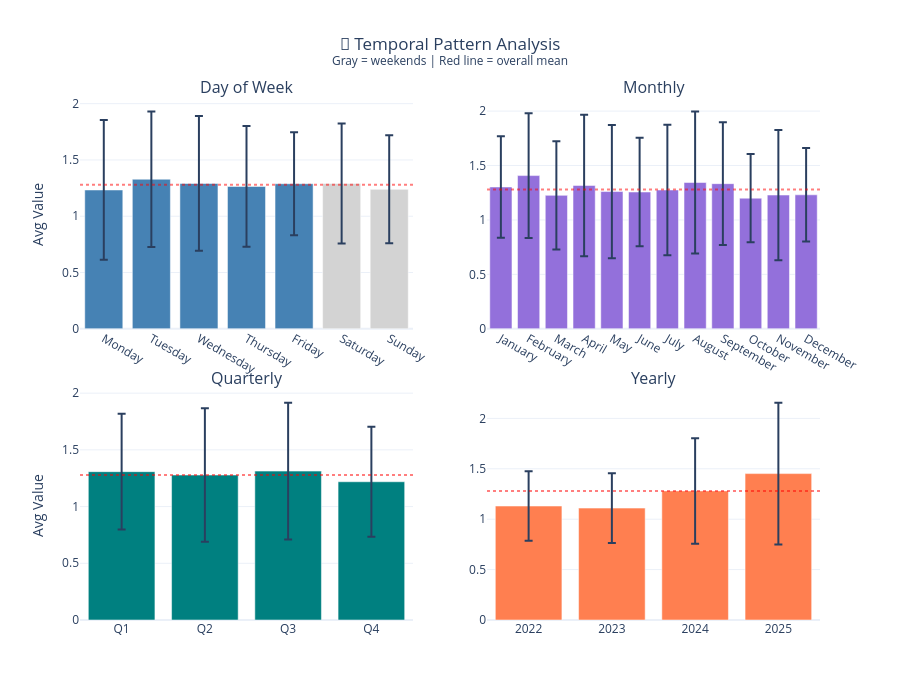

The cell this chart's notebook holds for it:
### Markdown cell above
## 1c.6 Seasonality Detection

**📖 Understanding Seasonality:**
- **Weekly** (period=7): Higher activity on certain days
- **Monthly** (period~30): End-of-month patterns, billing cycles
- **Quarterly** (period~90): Business cycles, seasonal products

**📊 Interpreting Strength (Autocorrelation):**

Strength measures how well values at a given lag correlate with current values.

| Strength | Interpretation | Random Data Baseline |
|----------|----------------|---------------------|
| 0.0 | No pattern (random noise) | ≈ 0.0 |
| 0.1–0.3 | Weak pattern | Barely above random |
| 0.3–0.5 | Moderate pattern | 3–5× lift over random |
| 0.5–0.7 | Strong pattern | Clear repeating cycle |
| > 0.7 | Very strong pattern | Near-deterministic cycle |

*Lift interpretation: A strength of 0.4 means the pattern explains ~40% of variance at that lag, vs ~0% for random data.*

**🎯 Window-Aligned Pattern Detection:**

We check two types of patterns:
- **Natural periods** (7, 14, 21, 30 days): Calendar-driven cycles
- **Aggregation windows** (from findings): Patterns at your selected feature windows (e.g., 180d, 365d)

If a pattern aligns with your aggregation window, features computed over that window may capture the full cycle — consider this when interpreting aggregated features.

**Impact on ML:**
- Add day-of-week, month features for detected periods
- Consider seasonal decomposition for strong patterns
- Use cyclical encodings (sin/cos) for neural networks

### Code cell
# Seasonality Analysis - Temporal Pattern Grid + Autocorrelation

# Prepare temporal columns
daily_data["day_of_week"] = daily_data[TIME_COLUMN].dt.day_name()
daily_data["month"] = daily_data[TIME_COLUMN].dt.month_name()
daily_data["quarter"] = "Q" + daily_data[TIME_COLUMN].dt.quarter.astype(str)
daily_data["year"] = daily_data[TIME_COLUMN].dt.year.astype(str)

dow_order = ["Monday", "Tuesday", "Wednesday", "Thursday", "Friday", "Saturday", "Sunday"]
month_order = ["January", "February", "March", "April", "May", "June", "July", "August", "September", "October", "November", "December"]
daily_data["day_of_week"] = pd.Categorical(daily_data["day_of_week"], categories=[d for d in dow_order if d in daily_data["day_of_week"].values], ordered=True)
daily_data["month"] = pd.Categorical(daily_data["month"], categories=[m for m in month_order if m in daily_data["month"].values], ordered=True)
daily_data["quarter"] = pd.Categorical(daily_data["quarter"], categories=[q for q in ["Q1","Q2","Q3","Q4"] if q in daily_data["quarter"].values], ordered=True)

# Compute statistics
dow_stats = daily_data.groupby("day_of_week", observed=True)[analysis_col].agg(["mean", "std"]).reset_index()
monthly_stats = daily_data.groupby("month", observed=True)[analysis_col].agg(["mean", "std"]).reset_index()
quarterly_stats = daily_data.groupby("quarter", observed=True)[analysis_col].agg(["mean", "std"]).reset_index()
yearly_stats = daily_data.groupby("year", observed=True)[analysis_col].agg(["mean", "std"]).reset_index()
overall_mean = daily_data[analysis_col].mean()

# Get aggregation window lags for seasonality detection
window_lags = []
if findings.time_series_metadata and findings.time_series_metadata.suggested_aggregations:
    for w in findings.time_series_metadata.suggested_aggregations:
        if w != "all_time":
            days = int(w.replace("d", "").replace("h", "")) if "d" in w else int(w.replace("h", "")) // 24
            if days > 30:
                window_lags.append(days)

# Run seasonality detection
seasonality_results = analyzer.detect_seasonality(daily_data, value_column=analysis_col, additional_lags=window_lags)

# Create 2x2 visualization grid
fig = make_subplots(rows=2, cols=2, subplot_titles=["Day of Week", "Monthly", "Quarterly", "Yearly"],
                    horizontal_spacing=0.1, vertical_spacing=0.12)

colors_dow = ["lightgray" if d in ["Saturday", "Sunday"] else "steelblue" for d in dow_stats["day_of_week"]]
fig.add_trace(go.Bar(x=dow_stats["day_of_week"], y=dow_stats["mean"], error_y=dict(type="data", array=dow_stats["std"]),
                     marker_color=colors_dow, showlegend=False), row=1, col=1)
fig.add_trace(go.Bar(x=monthly_stats["month"], y=monthly_stats["mean"], error_y=dict(type="data", array=monthly_stats["std"]),
                     marker_color="mediumpurple", showlegend=False), row=1, col=2)
fig.add_trace(go.Bar(x=quarterly_stats["quarter"], y=quarterly_stats["mean"], error_y=dict(type="data", array=quarterly_stats["std"]),
                     marker_color="teal", showlegend=False), row=2, col=1)
fig.add_trace(go.Bar(x=yearly_stats["year"], y=yearly_stats["mean"], error_y=dict(type="data", array=yearly_stats["std"]),
                     marker_color="coral", showlegend=False), row=2, col=2)

for row, col in [(1, 1), (1, 2), (2, 1), (2, 2)]:
    fig.add_hline(y=overall_mean, line_dash="dot", line_color="red", opacity=0.5, row=row, col=col)

fig.update_layout(title={"text": "📅 Temporal Pattern Analysis<br><sup>Gray = weekends | Red line = overall mean</sup>",
                         "x": 0.5, "xanchor": "center"}, template="plotly_white", height=700)
fig.update_yaxes(title_text="Avg Value", row=1, col=1)
fig.update_yaxes(title_text="Avg Value", row=2, col=1)
display_figure(fig)

# Combined Pattern Analysis
print("📊 SEASONALITY & TEMPORAL PATTERN ANALYSIS")
print("="*60)

# Variation analysis
def calc_var(stats): return (stats["mean"].max() - stats["mean"].min()) / overall_mean * 100 if len(stats) > 1 else 0
variations = {"day_of_week": calc_var(dow_stats), "month": calc_var(monthly_stats),
              "quarter": calc_var(quarterly_stats), "year": calc_var(yearly_stats)}

print("\n📈 Pattern Variation (% from mean):")
print(f"   Day of Week: {variations['day_of_week']:.1f}%")
print(f"   Monthly:     {variations['month']:.1f}%")
print(f"   Quarterly:   {variations['quarter']:.1f}%")
print(f"   Yearly:      {variations['year']:.1f}%")

# Autocorrelation seasonality
print("\n🔁 Autocorrelation Seasonality (threshold > 0.3):")
if seasonality_results:
    for sr in seasonality_results:
        strength = "Strong" if sr.strength > 0.5 else "Moderate"
        aligned = " [aggregation window]" if sr.period in window_lags else ""
        print(f"   • {sr.period_name or f'{sr.period}d'}: {sr.strength:.3f} ({strength}){aligned}")
else:
    print("   No significant autocorrelation patterns detected")

# Generate recommendations
SEASONALITY_RECOMMENDATIONS = []
for pattern, var_pct in variations.items():
    priority = "high" if var_pct > 20 else "medium" if var_pct > 10 else "low"

    if pattern == "day_of_week" and var_pct > 10:
        SEASONALITY_RECOMMENDATIONS.append({"pattern": pattern, "variation": var_pct, "priority": priority,
            "features": ["dow_sin", "dow_cos", "is_weekend"], "reason": f"{var_pct:.1f}% variation - add cyclical encoding"})
    elif pattern == "month" and var_pct > 10:
        SEASONALITY_RECOMMENDATIONS.append({"pattern": pattern, "variation": var_pct, "priority": priority,
            "features": ["month_sin", "month_cos"], "reason": f"{var_pct:.1f}% variation - add cyclical encoding"})
    elif pattern == "quarter" and var_pct > 10:
        SEASONALITY_RECOMMENDATIONS.append({"pattern": pattern, "variation": var_pct, "priority": priority,
            "features": ["quarter_sin", "quarter_cos"], "reason": f"{var_pct:.1f}% variation - add cyclical encoding"})
    elif pattern == "year" and var_pct > 20:
        trend_explains = 'trend_result' in dir() and trend_result.strength > 0.3 and trend_result.has_direction
        if trend_explains:
            SEASONALITY_RECOMMENDATIONS.append({"pattern": pattern, "variation": var_pct, "priority": priority,
                "features": ["year_trend"], "reason": f"{var_pct:.1f}% variation aligned with trend"})
        else:
            SEASONALITY_RECOMMENDATIONS.append({"pattern": pattern, "variation": var_pct, "priority": priority,
                "features": ["year_categorical"], "reason": f"{var_pct:.1f}% variation but NO linear trend - use categorical",
                "warning": "Stepwise changes or non-linear cycles suspected"})

# For autocorrelation-detected patterns
for sr in seasonality_results:
    if sr.period in [7, 14, 21, 30] and sr.strength > 0.3:
        SEASONALITY_RECOMMENDATIONS.append({"pattern": f"{sr.period}d_cycle", "variation": sr.strength * 100,
            "priority": "medium", "features": [f"lag_{sr.period}d_ratio"],
            "reason": f"Autocorrelation {sr.strength:.2f} at {sr.period}d - add lag ratio feature"})

print("\n" + "─"*60)
print("📋 SEASONALITY RECOMMENDATIONS:")
print("─"*60)
if SEASONALITY_RECOMMENDATIONS:
    for rec in SEASONALITY_RECOMMENDATIONS:
        icon = {"high": "🔴", "medium": "🟡", "low": "🟢"}.get(rec["priority"], "⚪")
        print(f"\n{icon} [{rec['priority'].upper()}] {rec['pattern'].replace('_', ' ').title()}")
        print(f"   {rec['reason']}")
        if rec.get("warning"):
            print(f"   ⚠️  {rec['warning']}")
        if rec.get("features"):
            print(f"   → Features: {', '.join(rec['features'])}")
else:
    print("\n   No significant patterns - seasonal features unlikely to help")

TEMPORAL_PATTERN_RECOMMENDATIONS = SEASONALITY_RECOMMENDATIONS

### Figure 1 — Plotly figure (JSON) as saved in the notebook; plotly's stock layout.template omitted (floating-point values rounded to 4 significant figures)
{"data": [{"error_y": {"array": [0.6207, 0.6022, 0.5985, 0.5358, 0.4575, 0.5331, 0.48], "type": "data"}, "marker": {"color": ["steelblue", "steelblue", "steelblue", "steelblue", "steelblue", "lightgray", "lightgray"]}, "showlegend": false, "type": "bar", "x": ["Monday", "Tuesday", "Wednesday", "Thursday", "Friday", "Saturday", "Sunday"], "xaxis": "x", "y": [1.233, 1.329, 1.291, 1.265, 1.288, 1.291, 1.239], "yaxis": "y"}, {"error_y": {"array": [0.4667, 0.5724, 0.4973, 0.6496, 0.6123, 0.4983, 0.5986, 0.653, 0.5647, 0.4058, 0.5983, 0.4297], "type": "data"}, "marker": {"color": "mediumpurple"}, "showlegend": false, "type": "bar", "x": ["January", "February", "March", "April", "May", "June", "July", "August", "September", "October", "November", "December"], "xaxis": "x2", "y": [1.303, 1.407, 1.226, 1.317, 1.261, 1.256, 1.275, 1.344, 1.333, 1.2, 1.229, 1.231], "yaxis": "y2"}, {"error_y": {"array": [0.5097, 0.5884, 0.6037, 0.4856], "type": "data"}, "marker": {"color": "teal"}, "showlegend": false, "type": "bar", "x": ["Q1", "Q2", "Q3", "Q4"], "xaxis": "x3", "y": [1.308, 1.278, 1.312, 1.219], "yaxis": "y3"}, {"error_y": {"array": [0.3444, 0.3451, 0.5231, 0.7039], "type": "data"}, "marker": {"color": "coral"}, "showlegend": false, "type": "bar", "x": ["2022", "2023", "2024", "2025"], "xaxis": "x4", "y": [1.13, 1.11, 1.281, 1.452], "yaxis": "y4"}], "layout": {"annotations": [{"font": {"size": 16}, "showarrow": false, "text": "Day of Week", "x": 0.225, "xanchor": "center", "xref": "paper", "y": 1.0, "yanchor": "bottom", "yref": "paper"}, {"font": {"size": 16}, "showarrow": false, "text": "Monthly", "x": 0.775, "xanchor": "center", "xref": "paper", "y": 1.0, "yanchor": "bottom", "yref": "paper"}, {"font": {"size": 16}, "showarrow": false, "text": "Quarterly", "x": 0.225, "xanchor": "center", "xref": "paper", "y": 0.44, "yanchor": "bottom", "yref": "paper"}, {"font": {"size": 16}, "showarrow": false, "text": "Yearly", "x": 0.775, "xanchor": "center", "xref": "paper", "y": 0.44, "yanchor": "bottom", "yref": "paper"}], "height": 700, "shapes": [{"line": {"color": "red", "dash": "dot"}, "opacity": 0.5, "type": "line", "x0": 0, "x1": 1, "xref": "x domain", "y0": 1.279, "y1": 1.279, "yref": "y"}, {"line": {"color": "red", "dash": "dot"}, "opacity": 0.5, "type": "line", "x0": 0, "x1": 1, "xref": "x2 domain", "y0": 1.279, "y1": 1.279, "yref": "y2"}, {"line": {"color": "red", "dash": "dot"}, "opacity": 0.5, "type": "line", "x0": 0, "x1": 1, "xref": "x3 domain", "y0": 1.279, "y1": 1.279, "yref": "y3"}, {"line": {"color": "red", "dash": "dot"}, "opacity": 0.5, "type": "line", "x0": 0, "x1": 1, "xref": "x4 domain", "y0": 1.279, "y1": 1.279, "yref": "y4"}], "title": {"text": "📅 Temporal Pattern Analysis<br><sup>Gray = weekends | Red line = overall mean</sup>", "x": 0.5, "xanchor": "center"}, "xaxis": {"anchor": "y", "domain": [0.0, 0.45]}, "xaxis2": {"anchor": "y2", "domain": [0.55, 1.0]}, "xaxis3": {"anchor": "y3", "domain": [0.0, 0.45]}, "xaxis4": {"anchor": "y4", "domain": [0.55, 1.0]}, "yaxis": {"anchor": "x", "domain": [0.56, 1.0], "title": {"text": "Avg Value"}}, "yaxis2": {"anchor": "x2", "domain": [0.56, 1.0]}, "yaxis3": {"anchor": "x3", "domain": [0.0, 0.44], "title": {"text": "Avg Value"}}, "yaxis4": {"anchor": "x4", "domain": [0.0, 0.44]}}}
